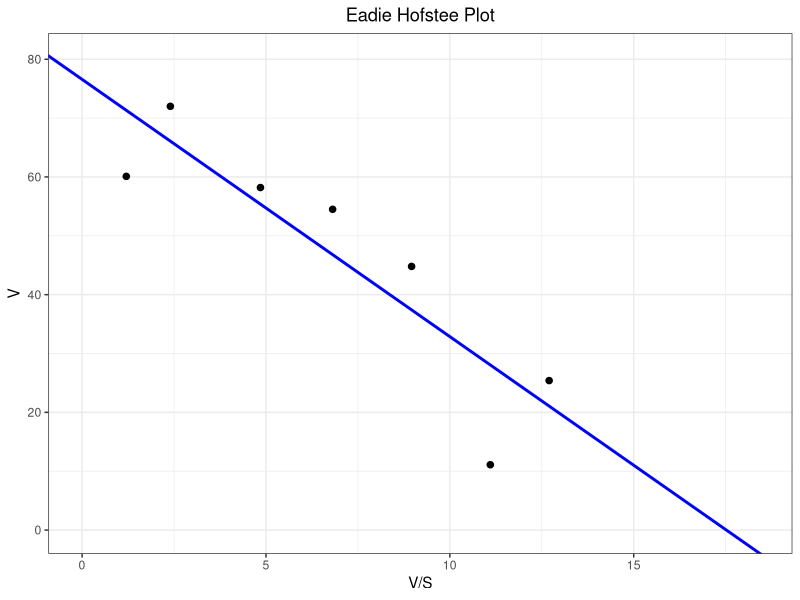

Reproduce this figure in R.
## libraries
library(ggplot2)

## Test data
S <- c(30,50,0,1,2,5,8,12)
V <- c(72.0,60.1,0,11.1,25.4,44.8,54.5,58.2)

## Read in to a data frame
ReadIn <- function(S, V){
  Inv.V <- 1/V # Lineweaver-Burk
  Inv.S <- 1/S
  V.div.S <- V/S # Eadie-Hofstee
  S.div.V <- S/V # Hanes-Woolf
  enz.data <- data.frame(S, V, Inv.V, Inv.S, V.div.S, S.div.V) # read into df
  enz.data <- enz.data[order(S),]
  names(enz.data)[3] <- "1/V"
  names(enz.data)[4] <- "1/S"
  names(enz.data)[5] <- "V/S"
  names(enz.data)[6] <- "S/V"
  return(enz.data)
}
enz.data <- ReadIn(S, V)


## Km Vmax 
Km.Vmax <- function(enz.data){
  EHmodel <- lm(enz.data[,2] ~ enz.data[,5])
  Vmax <- EHmodel$coefficients[[1]]
  Km <- EHmodel$coefficients[[1]]/(-EHmodel$coefficients[[1]]/EHmodel$coefficients[[2]])
  data <- c(Vmax, Km)
  return(data)
}
Km.Vmax(enz.data)


## Eadie Hofstee plot function
EadieHofstee <- function(enz.data){
  EHmodel <- lm(enz.data[,2] ~ enz.data[,5])
  EH.Y.intercept <- c(0, EHmodel$coefficients[[1]])
  EH.X.intercept <- c(-EHmodel$coefficients[[1]]/EHmodel$coefficients[[2]], 0)
  EH.equation <- paste("y = ", (signif(EHmodel$coefficients[[2]], 3)), "x + ", (signif(EHmodel$coefficients[[1]], 3)), collapse="", sep="")
  EHplot <-  ggplot(enz.data, aes(x= enz.data[,5], y= enz.data[,2])) + 
    geom_point(size=3, shape=20) +
    ggtitle("Eadie Hofstee Plot") +
    xlab(names(enz.data)[5]) +
    ylab(names(enz.data)[2]) +
    xlim(0, (EH.X.intercept[1]*1.05)) +
    ylim(0, (EH.Y.intercept[2]*1.05)) +
    theme_bw() +
    theme(plot.title = element_text(hjust=0.5)) +
    geom_abline(intercept = EHmodel$coefficients[[1]], slope = EHmodel$coefficients[[2]], color = "blue", size = 1)
  return(EHplot)
  return(EH.equation)
}

EadieHofstee(enz.data)

## EH formula
EH.formula <- function(enz.data){
  EHmodel <- lm(enz.data[,2] ~ enz.data[,5])
  EH.Y.intercept <- paste("y intercept = (", 0,", ", (signif(EHmodel$coefficients[[1]], 3)), ")", collapse="", sep="")
  EH.X.intercept <- paste("x intercept = (", signif(c(-EHmodel$coefficients[[1]]/EHmodel$coefficients[[2]]), 3), ", ", 0, ")", collapse="", sep="")
  EH.equation <- paste("y = ", (signif(EHmodel$coefficients[[2]], 3)), "x + ", (signif(EHmodel$coefficients[[1]], 3)), collapse="", sep="")
  EH.data <- c(EH.X.intercept, EH.Y.intercept, EH.X.intercept, EH.equation)
  return(EH.data)
}
EH.formula(enz.data)
